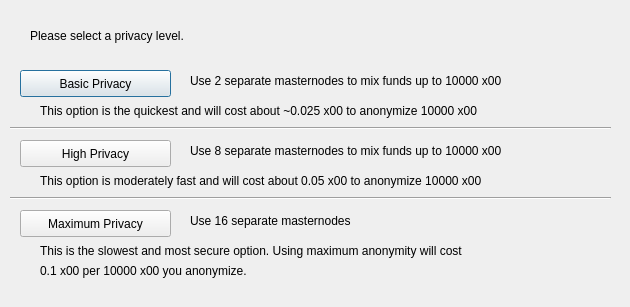
<?xml version="1.0" encoding="UTF-8"?>
<ui version="4.0">
 <class>ObfuscationConfig</class>
 <widget class="QDialog" name="ObfuscationConfig">
  <property name="geometry">
   <rect>
    <x>0</x>
    <y>0</y>
    <width>630</width>
    <height>307</height>
   </rect>
  </property>
  <property name="windowTitle">
   <string>Configure Obfuscation</string>
  </property>
  <widget class="QPushButton" name="buttonBasic">
   <property name="geometry">
    <rect>
     <x>20</x>
     <y>70</y>
     <width>151</width>
     <height>27</height>
    </rect>
   </property>
   <property name="text">
    <string>Basic Privacy</string>
   </property>
  </widget>
  <widget class="QPushButton" name="buttonHigh">
   <property name="geometry">
    <rect>
     <x>20</x>
     <y>140</y>
     <width>151</width>
     <height>27</height>
    </rect>
   </property>
   <property name="text">
    <string>High Privacy</string>
   </property>
  </widget>
  <widget class="QPushButton" name="buttonMax">
   <property name="geometry">
    <rect>
     <x>20</x>
     <y>210</y>
     <width>151</width>
     <height>27</height>
    </rect>
   </property>
   <property name="text">
    <string>Maximum Privacy</string>
   </property>
  </widget>
  <widget class="QLabel" name="label">
   <property name="geometry">
    <rect>
     <x>30</x>
     <y>20</y>
     <width>571</width>
     <height>31</height>
    </rect>
   </property>
   <property name="text">
    <string>Please select a privacy level.</string>
   </property>
  </widget>
  <widget class="QLabel" name="label_2">
   <property name="geometry">
    <rect>
     <x>190</x>
     <y>70</y>
     <width>421</width>
     <height>21</height>
    </rect>
   </property>
   <property name="text">
    <string>Use 2 separate masternodes to mix funds up to 10000 x00</string>
   </property>
  </widget>
  <widget class="QLabel" name="label_3">
   <property name="geometry">
    <rect>
     <x>190</x>
     <y>140</y>
     <width>411</width>
     <height>21</height>
    </rect>
   </property>
   <property name="text">
    <string>Use 8 separate masternodes to mix funds up to 10000 x00</string>
   </property>
  </widget>
  <widget class="QLabel" name="label_4">
   <property name="geometry">
    <rect>
     <x>190</x>
     <y>210</y>
     <width>421</width>
     <height>21</height>
    </rect>
   </property>
   <property name="text">
    <string>Use 16 separate masternodes</string>
   </property>
  </widget>
  <widget class="QLabel" name="label_6">
   <property name="geometry">
    <rect>
     <x>40</x>
     <y>100</y>
     <width>561</width>
     <height>21</height>
    </rect>
   </property>
   <property name="text">
    <string>This option is the quickest and will cost about ~0.025 x00 to anonymize 10000 x00</string>
   </property>
  </widget>
  <widget class="QLabel" name="label_7">
   <property name="geometry">
    <rect>
     <x>40</x>
     <y>170</y>
     <width>561</width>
     <height>21</height>
    </rect>
   </property>
   <property name="text">
    <string>This option is moderately fast and will cost about 0.05 x00 to anonymize 10000 x00</string>
   </property>
  </widget>
  <widget class="QLabel" name="label_8">
   <property name="geometry">
    <rect>
     <x>40</x>
     <y>240</y>
     <width>561</width>
     <height>21</height>
    </rect>
   </property>
   <property name="text">
    <string>This is the slowest and most secure option. Using maximum anonymity will cost</string>
   </property>
  </widget>
  <widget class="QLabel" name="label_9">
   <property name="geometry">
    <rect>
     <x>40</x>
     <y>260</y>
     <width>561</width>
     <height>21</height>
    </rect>
   </property>
   <property name="text">
    <string>0.1 x00 per 10000 x00 you anonymize.</string>
   </property>
  </widget>
  <widget class="Line" name="line">
   <property name="geometry">
    <rect>
     <x>10</x>
     <y>120</y>
     <width>601</width>
     <height>16</height>
    </rect>
   </property>
   <property name="orientation">
    <enum>Qt::Horizontal</enum>
   </property>
  </widget>
  <widget class="Line" name="line_2">
   <property name="geometry">
    <rect>
     <x>10</x>
     <y>190</y>
     <width>601</width>
     <height>16</height>
    </rect>
   </property>
   <property name="orientation">
    <enum>Qt::Horizontal</enum>
   </property>
  </widget>
 </widget>
 <resources/>
 <connections/>
</ui>
